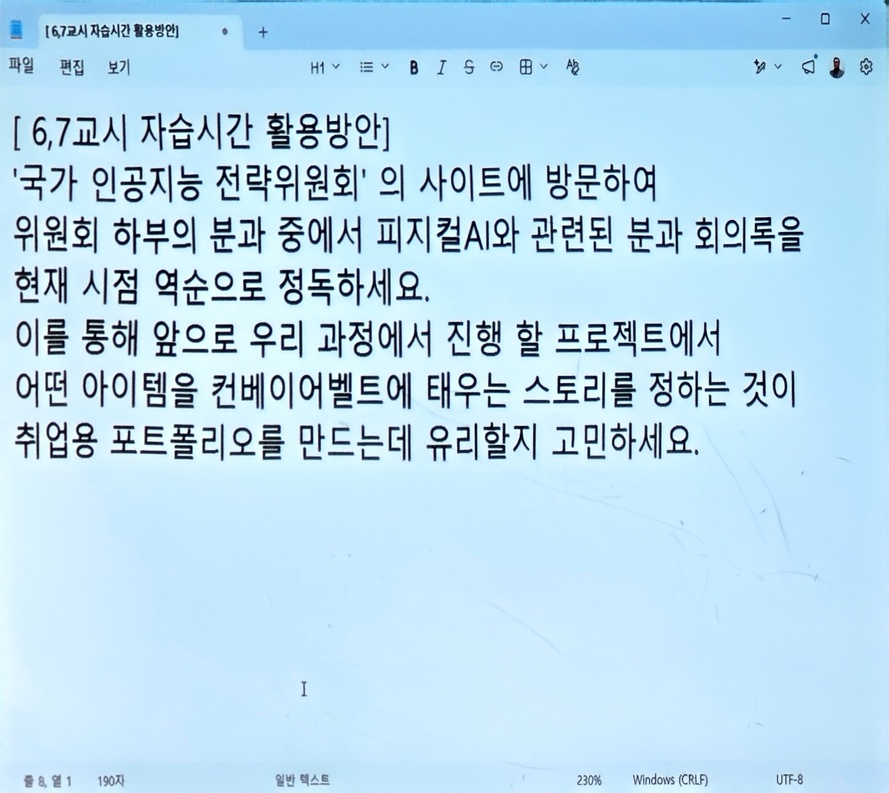
#> input picture 260630/a8.jpg, 889 x 793 px, shrunk from 1852 x 1652 before the run, given in place of the camera
$ python findContours.py
#> lines starting #> are read from the running program, lines starting #| are printed output that depends on the picture; after the words box and inside, x2 and y2 are one past the last pixel; in counts of white or black regions, pixels touching at a corner belong together
import cv2
import numpy as np
import sys

# 카메라 열기
cap = cv2.VideoCapture(0)

if not cap.isOpened():
    print("카메라를 열 수 없습니다.")
    sys.exit()

print('width: {0}, height: {1}'.format(cap.get(3), cap.get(4)))

while True:
    ret, src = cap.read()
#> src is the input picture: shape (793, 889, 3); mean B, G, R 239.6, 219.8, 185

    if ret:
        # 1. 그레이스케일 변환 및 이진화 (외곽선 검출을 위한 필수 전처리)
        gray = cv2.cvtColor(src, cv2.COLOR_BGR2GRAY)
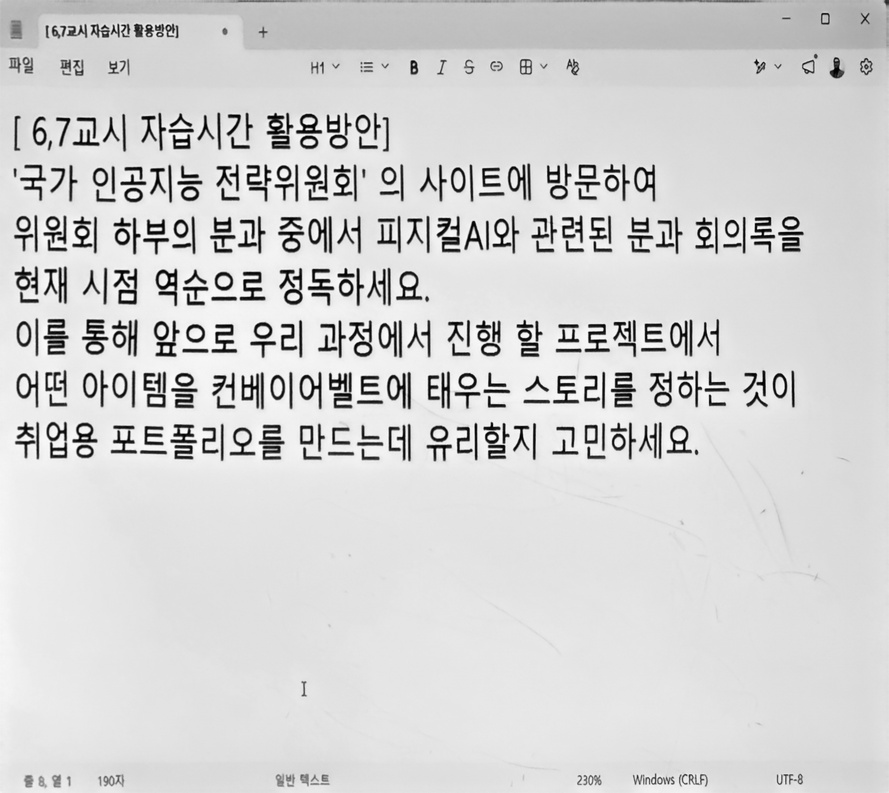
#> gray: shape (793, 889); min 1, max 254, mean 211.7
        _, binary = cv2.threshold(gray, 0, 255, cv2.THRESH_BINARY | cv2.THRESH_OTSU)
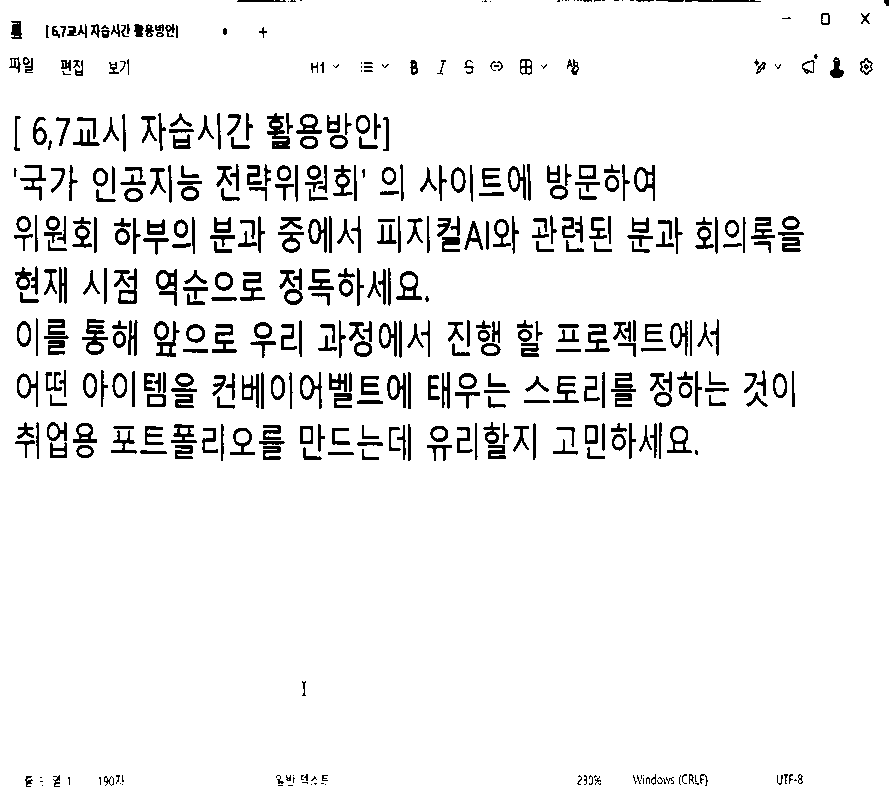
#> binary: shape (793, 889); 93.3% white; 477 black regions (80 under 20 px)

        # 2. findContours 적용
        # - mode=cv2.RETR_EXTERNAL: 가장 바깥쪽 외곽선만 검출 (내부 구멍 무시)
        # - method=cv2.RETR_TREE 등을 쓰면 계층 구조(hierarchy)까지 완벽히 검출 가능
        # - method=cv2.CHAIN_APPROX_NONE: 외곽선의 모든 점 좌표를 저장
        contours, hierarchy = cv2.findContours(binary, cv2.RETR_EXTERNAL, cv2.CHAIN_APPROX_NONE)
#> contours = 6 contours, 5 with area under 20; largest, box (x1, y1, x2, y2) and area: (0, 0, 889, 793) 702890

        # 결과를 그릴 복사본 이미지
        dst = src.copy()

        # 3. 검출된 외곽선 순회하며 그리기
        count = 0
        for pts in contours:
            # 노이즈 제거: 외곽선이 감싸는 면적이 너무 작으면 무시 (예: 100 픽셀 이하)
            if cv2.contourArea(pts) < 100:
                continue

            count += 1

            # 각 외곽선(pts)을 dst 이미지에 초록색(0, 255, 0) 선으로 그리기 (두께 2)
            # -1은 contours 리스트 안의 특정 인덱스가 아니라 단일 외곽선 자체를 그린다는 의미입니다.
            cv2.drawContours(dst, [pts], -1, (0, 255, 0), 2)

            # (선택) 외곽선을 감싸는 사각형 좌표를 구해 텍스트를 쓸 위치 지정
            x, y, w, h = cv2.boundingRect(pts)
            cv2.putText(dst, f"Obj {count}", (x, y - 5), cv2.FONT_HERSHEY_SIMPLEX, 0.5, (255, 0, 0), 1)
#> this loop made 6 passes
#> pts on passes 1 to 5: [[749, 0]], [[712, 0]], [[293, 0]], [[280, 0], [281, 0], [282, 0], [281, 0]], [[274, 0]]
#> (count, x, y, w, h) on pass 6: (1, 0, 0, 889, 793)
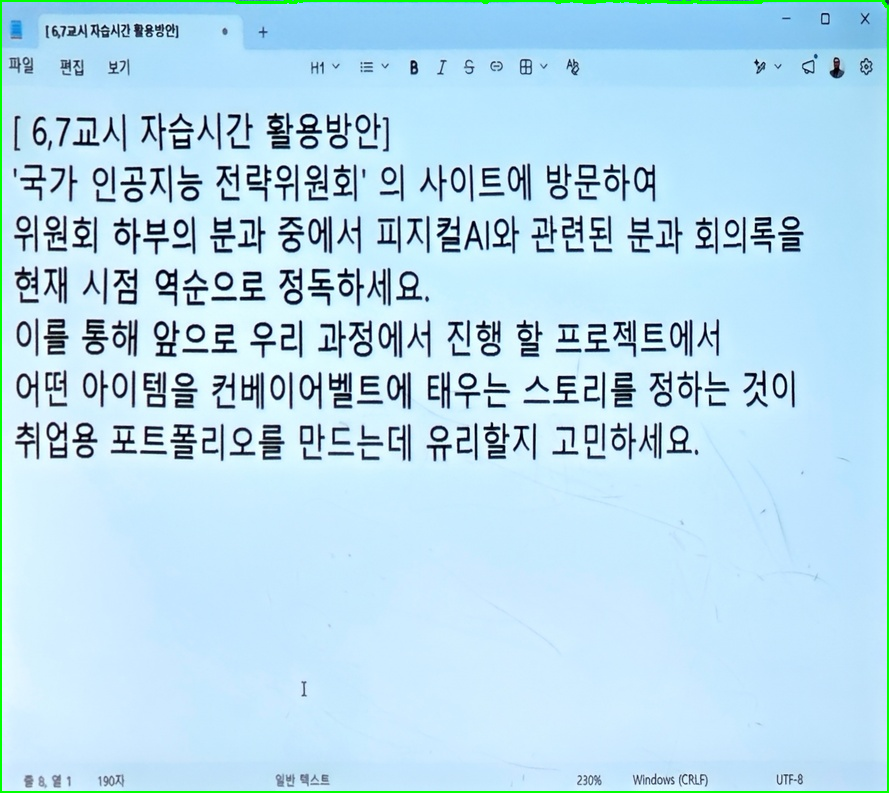
#> dst: shape (793, 889, 3); 1% of pixels changed, all inside (x1, y1, x2, y2) = (0, 0, 889, 793)
#> after the loop, count = 1

        # 발견된 총 객체 수를 화면 좌측 상단에 표시
        cv2.putText(dst, f"Total Objects: {count}", (10, 30), cv2.FONT_HERSHEY_SIMPLEX, 0.7, (0, 0, 255), 2)
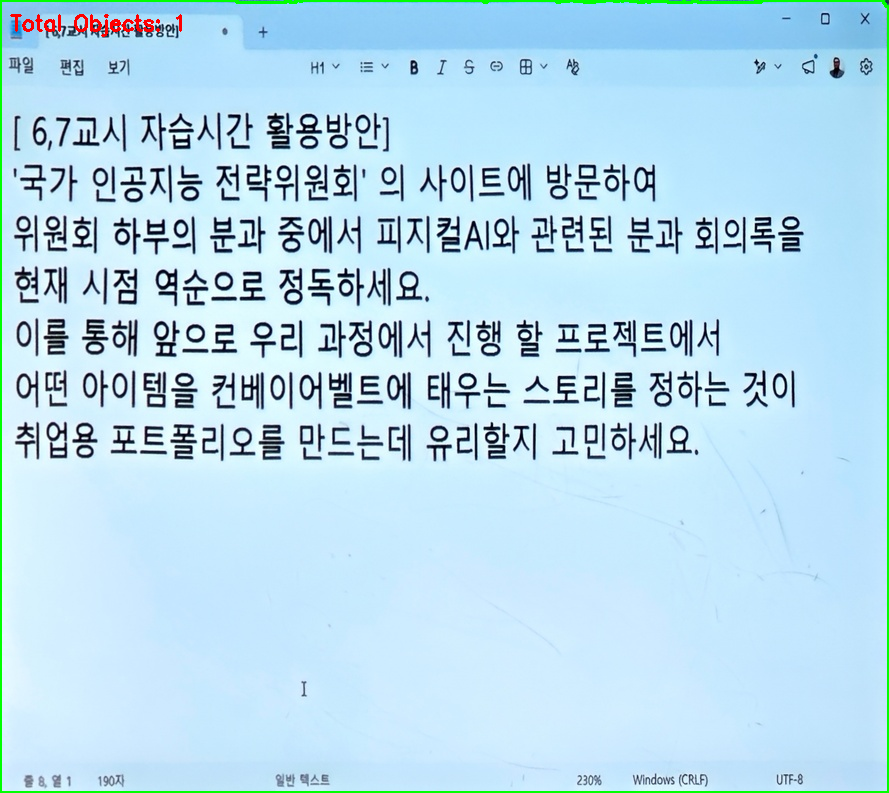
#> dst: shape (793, 889, 3); 0.16% of pixels changed, all inside (x1, y1, x2, y2) = (10, 14, 182, 37)

        # 4. 결과 출력
        cv2.imshow('Binary', binary)
        cv2.imshow('Result (Contours)', dst)

        if cv2.waitKey(1) & 0xFF == ord('q'):
#> (key q is pressed here)
            break
    else:
        break

cap.release()
cv2.destroyAllWindows()
